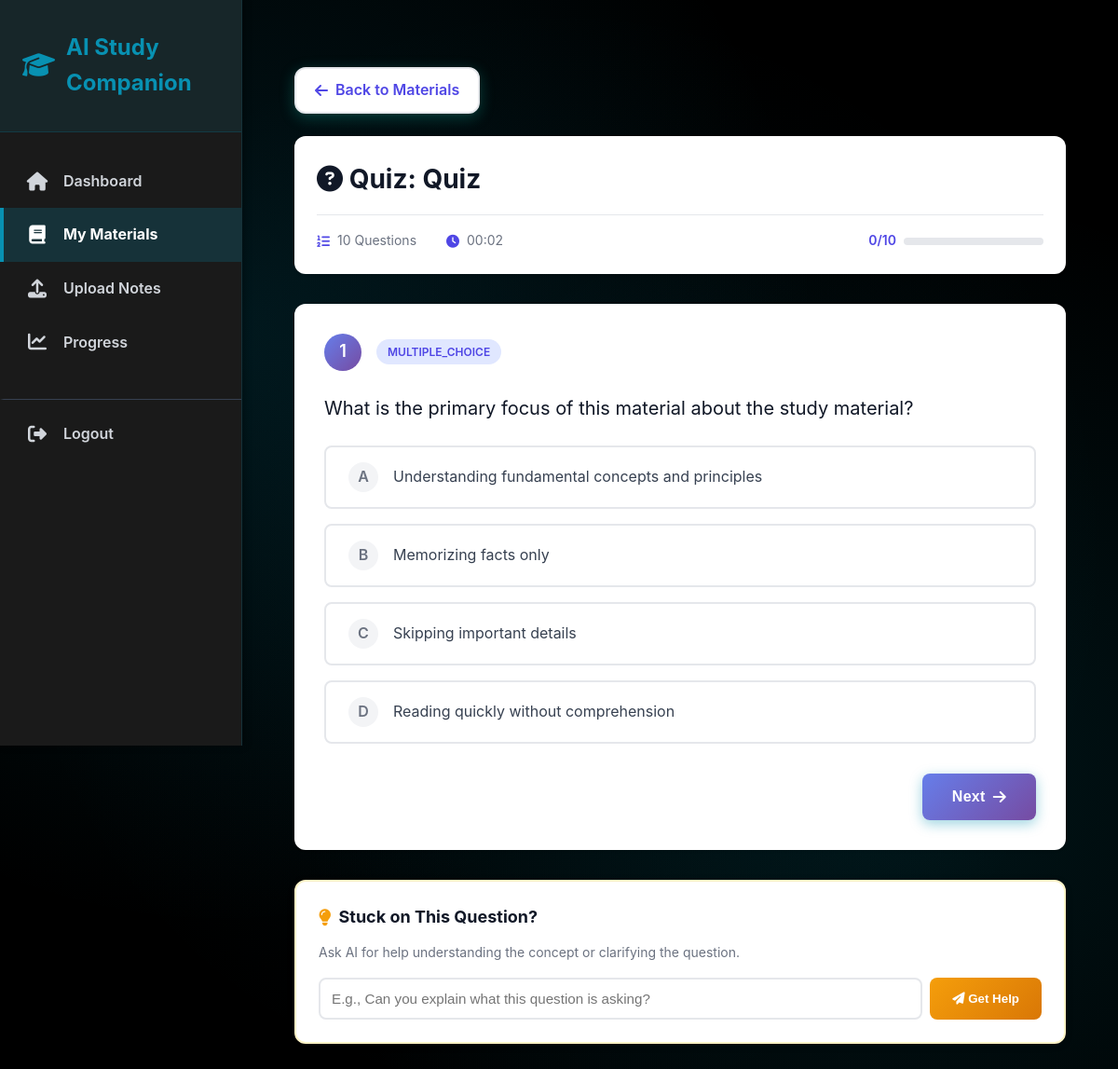
Page /dashboard/quiz.php?note_id=32 (signed in) on the committed database.
### tables this page shows
CREATE TABLE `quiz_questions` (
  `question_id` int NOT NULL,
  `material_id` int NOT NULL,
  `question_text` text NOT NULL,
  `question_type` enum('multiple_choice','short_answer') NOT NULL,
  `correct_answer` text NOT NULL,
  `options` longtext,
  `order_num` int DEFAULT '0'
);

### config/database.php (called while the page is built, shortened)
<?php
class Database
{
    private $host;
    private $db_name;
    private $username;
    private $password;
    public function __construct()
    {
        $whitelist = ['127.0.0.1', '::1', 'localhost'];
        if (in_array($_SERVER['HTTP_HOST'] ?? 'localhost', $whitelist)) {
            $this->host = "localhost";
            $this->db_name = "study_companion";
            $this->username = "root";
            $this->password = "";
        } else {
            $this->host = "localhost";
            $this->db_name = "webtech_2025A_gertrude_akagbo";
            $this->username = "gertrude.akagbo";
            $this->password = "Amazing1122@";
        }
    }
    public function getConnection()
    {
        $this->conn = null;
        try {
            $this->conn = new PDO(
                "mysql:host=" . $this->host . ";dbname=" . $this->db_name,
                $this->username,
                $this->password
            );
            $this->conn->setAttribute(PDO::ATTR_ERRMODE, PDO::ERRMODE_EXCEPTION);
            $this->conn->setAttribute(PDO::ATTR_DEFAULT_FETCH_MODE, PDO::FETCH_ASSOC);
            $this->conn->setAttribute(PDO::ATTR_EMULATE_PREPARES, false);
            $this->conn->exec("SET time_zone = '+00:00'");
        } catch (PDOException $e) {
            error_log("Connection error: " . $e->getMessage());
            die("Database connection failed. Please try again later.");
        }
        return $this->conn;
    }
}
?>

### classes/StudyMaterial.php (called while the page is built, shortened)
<?php
require_once __DIR__ . '/../config/database.php';
class StudyMaterial
{
    private $conn;
    private $materialsTable = 'study_materials';
    private $quizQuestionsTable = 'quiz_questions';
    public function __construct()
    {
        $database = new Database();
        $this->conn = $database->getConnection();
    }
    public function getAllByNote($noteId)
    {
        $query = "SELECT * FROM " . $this->materialsTable . " WHERE note_id = :note_id";
        try {
            $stmt = $this->conn->prepare($query);
            $stmt->bindParam(':note_id', $noteId, PDO::PARAM_INT);
            $stmt->execute();
            return $stmt->fetchAll();
        } catch (PDOException $e) {
            error_log("Get all materials error: " . $e->getMessage());
            return [];
        }
    }
    public function getQuizQuestions($materialId)
    {
        $query = "SELECT * FROM " . $this->quizQuestionsTable . "
                  WHERE material_id = :material_id
                  ORDER BY order_num";
        try {
            $stmt = $this->conn->prepare($query);
            $stmt->bindParam(':material_id', $materialId, PDO::PARAM_INT);
            $stmt->execute();
            $questions = $stmt->fetchAll();
            return $questions;
        } catch (PDOException $e) {
            error_log("Get quiz questions error: " . $e->getMessage());
            return [];
        }
    }
}
?>

### dashboard/quiz.php (the view, shortened to what this page needs)
<?php
require_once '../config/database.php';
require_once '../classes/StudyMaterial.php';
$noteId = (int) $_GET['note_id'];
$studyMaterial = new StudyMaterial();
try {
    $materials = $studyMaterial->getAllByNote($noteId);
    $quizMaterial = null;
    foreach ($materials as $material) {
        if ($material['material_type'] === 'quiz_set') {
            $quizMaterial = $material;
            break;
        }
    }
    $questions = $studyMaterial->getQuizQuestions($quizMaterial['material_id']);
    $noteTitle = 'Quiz';
} catch (Exception $e) {
    $_SESSION['error'] = 'Error loading quiz: ' . $e->getMessage();
    header('Location: materials.php');
    exit;
}
?>
<!DOCTYPE html>
<html lang="en">
<head>
    <link rel="stylesheet" href="https://cdnjs.cloudflare.com/ajax/libs/font-awesome/6.4.0/css/all.min.css">
    <link rel="stylesheet" href="../assets/css/style.css?v=<?php echo time(); ?>">
    <link rel="stylesheet" href="../assets/css/dashboard.css?v=<?php echo time(); ?>">
    <link rel="stylesheet" href="../assets/css/light-theme.css?v=<?php echo time(); ?>">
</head>
<body>
    <div class="dashboard-layout">
        <aside class="sidebar">
            <div class="sidebar-header">
                <h2><i class="fas fa-graduation-cap"></i> AI Study Companion</h2>
            </div>
            <nav class="sidebar-nav">
                <a href="index.php" class="nav-item">
                    <i class="fas fa-home"></i>
                    <span>Dashboard</span>
                </a>
                <a href="materials.php" class="nav-item active">
                    <i class="fas fa-book"></i>
                    <span>My Materials</span>
                </a>
                <a href="upload.php" class="nav-item">
                    <i class="fas fa-upload"></i>
                    <span>Upload Notes</span>
                </a>
                <a href="progress.php" class="nav-item">
                    <i class="fas fa-chart-line"></i>
                    <span>Progress</span>
                </a>
                <a href="../auth/logout.php" class="nav-item logout">
                    <i class="fas fa-sign-out-alt"></i>
                    <span>Logout</span>
                </a>
            </nav>
        </aside>
        <main class="main-content">
            <div class="quiz-container">
                <div style="margin-bottom: 1.5rem;">
                    <a href="materials.php?note_id=<?php echo $noteId; ?>" class="btn btn-secondary"
                        style="text-decoration: none;">
                        <i class="fas fa-arrow-left"></i> Back to Materials
                    </a>
                </div>
                <div class="quiz-header">
                    <h1><i class="fas fa-question-circle"></i> Quiz: <?php echo htmlspecialchars($noteTitle); ?></h1>
                    <div class="quiz-info">
                        <div class="quiz-meta">
                            <span>
                                <i class="fas fa-list-ol"></i>
                                <?php echo count($questions); ?> Questions
                            </span>
                            <span>
                                <i class="fas fa-clock"></i>
                                <span id="timer">00:00</span>
                            </span>
                        </div>
                        <div class="quiz-progress">
                            <span id="progress-text">0/<?php echo count($questions); ?></span>
                            <div class="progress-bar">
                            </div>
                        </div>
                    </div>
                </div>
                <form id="quiz-form">
                    <?php foreach ($questions as $index => $question): ?>
                        <div class="question-card <?php echo $index === 0 ? 'active' : ''; ?>"
                            data-question="<?php echo $index; ?>">
                            <div class="question-header">
                                <div class="question-number"><?php echo $index + 1; ?></div>
                                <div class="question-type"><?php echo $question['question_type']; ?></div>
                            </div>
                            <div class="question-text">
                                <?php echo htmlspecialchars($question['question_text']); ?>
                            </div>
                            <?php if ($question['question_type'] === 'multiple_choice'): ?>
                                <?php $options = is_array($question['options']) ? $question['options'] : json_decode($question['options'], true); ?>
                                <div class="answer-options">
                                    <?php foreach ($options as $optIndex => $option): ?>
                                        <div class="option-item">
                                            <label for="q<?php echo $question['question_id']; ?>_opt<?php echo $optIndex; ?>"
                                                class="option-label">
                                                <div class="option-letter"><?php echo chr(65 + $optIndex); ?></div>
                                                <div class="option-text"><?php echo htmlspecialchars($option); ?></div>
                                            </label>
                                        </div>
                                    <?php endforeach; ?>
                                </div>
                            <?php else: ?>
                                <textarea name="question_<?php echo $question['question_id']; ?>" class="text-answer" rows="4"
                                    placeholder="Type your answer here..."></textarea>
                            <?php endif; ?>
                            <div class="navigation-buttons">
                                <?php if ($index < count($questions) - 1): ?>
                                    <button type="button" class="nav-btn btn-primary next-question">
                                        Next
                                        <i class="fas fa-arrow-right"></i>
                                    </button>
                                <?php endif; ?>
                            </div>
                        </div>
                    <?php endforeach; ?>
                </form>
                <div id="clarificationBox"
                    style="margin-top: 2rem; padding: 1.5rem; background: white; border-radius: 12px; box-shadow: 0 2px 8px rgba(0,0,0,0.1); border: 2px solid #FEF3C7;">
                    <h3
                        style="margin: 0 0 0.75rem 0; color: #111827; display: flex; align-items: center; gap: 0.5rem; font-size: 1.125rem;">
                        <i class="fas fa-lightbulb" style="color: #F59E0B;"></i>
                        Stuck on This Question?
                    </h3>
                    <p style="color: #6B7280; margin-bottom: 1rem; font-size: 0.875rem;">Ask AI for help understanding
                        the concept or clarifying the question.</p>
                    <div style="display: flex; gap: 0.5rem;">
                        <input type="text" id="quizQuestion"
                            placeholder="E.g., Can you explain what this question is asking?"
                            style="flex: 1; padding: 0.75rem; border: 2px solid #E5E7EB; border-radius: 8px; font-size: 0.95rem;">
                        <button onclick="askQuizClarification()" id="quizAskBtn"
                            style="padding: 0.75rem 1.5rem; background: linear-gradient(135deg, #F59E0B 0%, #D97706 100%); color: white; border: none; border-radius: 8px; font-weight: 600; cursor: pointer; white-space: nowrap; transition: all 0.2s;">
                            <i class="fas fa-paper-plane"></i> Get Help
                        </button>
                    </div>
                </div>
            </div>
        </main>
    </div>
</body>
</html>

### assets/css/style.css (style rules this page uses)
:root { --primary-color: #0891B2; --primary-dark: #0E7490; --primary-light: #06B6D4; --secondary-color: #14B8A6; --secondary-dark: #0D9488; --accent-color: #22D3EE; --accent-dark: #06B6D4; --bg-color: #000000; --bg-secondary: #1A1A1A; --bg-gradient: linear-gradient(135deg, #000000 0%, #1A1A1A 100%); --text-primary: #F9FAFB; --text-secondary: #D1D5DB; --text-light: #9CA3AF; --border-color: #374151; --border-accent: #0891B2; --error-color: #EF4444; --success-color: #10B981; --warning-color: #F59E0B; --info-color: #3B82F6; --shadow-sm: 0 1px 3px rgba(0, 0, 0, 0.3); --shadow-md: 0 4px 6px rgba(0, 0, 0, 0.4); --shadow-lg: 0 10px 15px rgba(0, 0, 0, 0.5); --shadow-colored: 0 4px 14px rgba(8, 145, 178, 0.4); --radius-sm: 0.5rem; --radius-md: 0.75rem; --radius-lg: 1rem; --transition: all 0.3s cubic-bezier(0.4, 0, 0.2, 1); }
* { margin: 0; padding: 0; box-sizing: border-box; }
body { font-family: 'Inter', system-ui, -apple-system, sans-serif; font-size: 16px; line-height: 1.6; color: var(--text-primary); background: var(--bg-gradient); background-attachment: fixed; }
a { color: var(--primary-color); text-decoration: none; transition: var(--transition); }
.btn { display: inline-flex; align-items: center; gap: 0.5rem; padding: 0.625rem 1.25rem; font-size: 1rem; font-weight: 500; text-align: center; border: none; border-radius: var(--radius-md); cursor: pointer; transition: var(--transition); text-decoration: none; }
.btn-primary { background: linear-gradient(135deg, var(--primary-color) 0%, var(--primary-dark) 100%); color: white; box-shadow: var(--shadow-colored); font-weight: 600; letter-spacing: 0.3px; }
.btn-secondary { background: linear-gradient(135deg, var(--secondary-color) 0%, var(--secondary-dark) 100%); color: white; box-shadow: 0 4px 16px rgba(20, 184, 166, 0.3); font-weight: 600; }

### assets/css/dashboard.css (style rules this page uses)
.dashboard-layout { display: flex; min-height: 100vh; background: var(--bg-color); background-attachment: fixed; position: relative; }
.dashboard-layout::before { content: ''; position: fixed; top: 0; left: 0; right: 0; bottom: 0; background: radial-gradient(circle at 20% 30%, rgba(8, 145, 178, 0.15) 0%, transparent 50%), radial-gradient(circle at 80% 70%, rgba(6, 182, 212, 0.12) 0%, transparent 50%), radial-gradient(circle at 50% 50%, rgba(8, 145, 178, 0.08) 0%, transparent 70%); pointer-events: none; z-index: 0; }
.sidebar { width: 260px; background: #1A1A1A; color: var(--text-primary); padding: 0; position: fixed; height: 100vh; overflow-y: auto; box-shadow: 2px 0 8px rgba(0, 0, 0, 0.3); z-index: 1001; border-right: 1px solid rgba(8, 145, 178, 0.2); }
.sidebar-header { padding: 2rem 1.5rem; border-bottom: 1px solid rgba(8, 145, 178, 0.2); background: rgba(8, 145, 178, 0.1); }
.sidebar-header h2 { font-size: 1.5rem; font-weight: 700; margin: 0; display: flex; align-items: center; gap: 0.75rem; color: var(--primary-color); }
.sidebar-header i { font-size: 1.75rem; color: var(--primary-color); }
.sidebar-nav { padding: 1.5rem 0; }
.nav-item { display: flex; align-items: center; gap: 1rem; padding: 1rem 1.5rem; color: var(--text-secondary); text-decoration: none; transition: all 0.3s ease; font-size: 1rem; font-weight: 600; border-left: 4px solid transparent; }
.nav-item.active { background: rgba(8, 145, 178, 0.2); color: #FFFFFF; border-left-color: #0891B2; font-weight: 700; }
.nav-item i { font-size: 1.25rem; width: 24px; text-align: center; }
.nav-item.logout { margin-top: 2rem; border-top: 1px solid var(--border-color); padding-top: 1.5rem; color: var(--text-secondary); }
.main-content { margin-left: 260px; flex: 1; padding: 2.5rem; min-height: 100vh; position: relative; z-index: 1; }

### rows in the picture
quiz_questions: question_type "MULTIPLE_CHOICE", question_text "What is the primary focus of this material about the study material?", optIndex "A", option "Understanding fundamental concepts and principles", optIndex "B", option "Memorizing facts only", optIndex "C", option "Skipping important details", optIndex "D", option "Reading quickly without comprehension"

### other values in the picture
$noteTitle "Quiz"
count($questions) "10"
